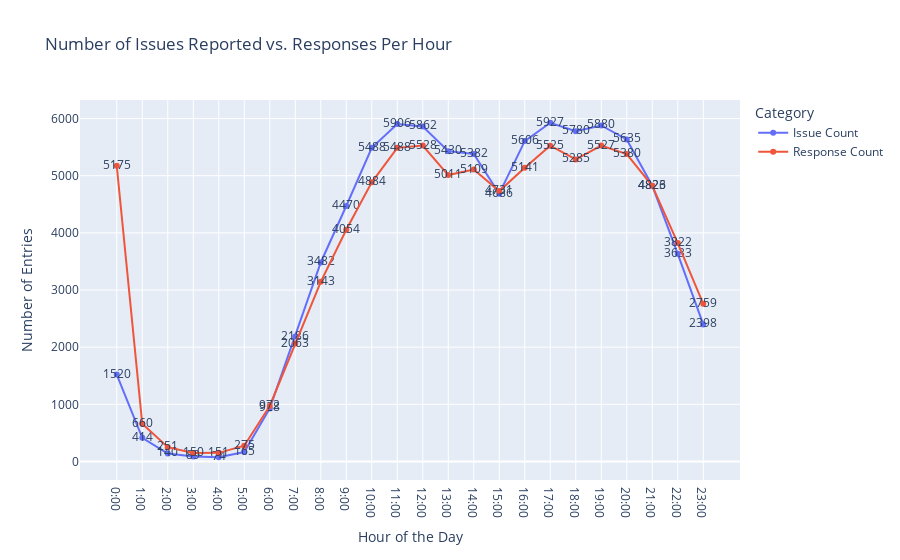

Source (notebook cell):
### Code cell
import plotly.express as px

time_of_issue = pd.to_datetime(processed_data['time_of_issue']).dt.hour
time_of_response = pd.to_datetime(processed_data['time_of_response']).dt.hour

# issues reported for each hour
issue_counts = time_of_issue.value_counts().sort_index().reset_index()
issue_counts.columns = ['Hour', 'Issue Count']

# responses for each hour
response_counts = time_of_response.value_counts().sort_index().reset_index()
response_counts.columns = ['Hour', 'Response Count']

# Merge the two datasets for comparison
comparison_df = pd.merge(
    issue_counts,
    response_counts,
    on='Hour',
    how='outer'
).fillna(0)  


comparison_df['Hour'] = comparison_df['Hour'].astype(int).astype(str) + ":00"

melted_df = comparison_df.melt(id_vars='Hour', var_name='Type', value_name='Count')

# line chart
fig = px.line(
    melted_df,
    x='Hour',
    y='Count',
    color='Type',
    text='Count',
    title='Number of Issues Reported vs. Responses Per Hour',
    labels={'Hour': 'Hour of the Day', 'Count': 'Number of Entries', 'Type': 'Category'},
    template='plotly'
)

fig.update_layout(
    xaxis=dict(dtick=1),  # Ensure ticks are at every hour
    yaxis=dict(showgrid=True),
   
)

### Figure 1 — Plotly figure (JSON) as saved in the notebook; plotly's stock layout.template omitted (floating-point values rounded to 4 significant figures)
{"data": [{"hovertemplate": "Category=Issue Count<br>Hour of the Day=%{x}<br>Number of Entries=%{text}<extra></extra>", "legendgroup": "Issue Count", "line": {"color": "#636efa", "dash": "solid"}, "marker": {"symbol": "circle"}, "mode": "lines+text+markers", "name": "Issue Count", "orientation": "v", "showlegend": true, "text": [1520, 414, 140, 89, 74, 165, 928, 2186, 3482, 4470, 5488, 5906, 5862, 5430, 5382, 4686, 5606, 5927, 5780, 5880, 5635, 4826, 3633, 2398], "type": "scatter", "x": ["0:00", "1:00", "2:00", "3:00", "4:00", "5:00", "6:00", "7:00", "8:00", "9:00", "10:00", "11:00", "12:00", "13:00", "14:00", "15:00", "16:00", "17:00", "18:00", "19:00", "20:00", "21:00", "22:00", "23:00"], "xaxis": "x", "y": [1520, 414, 140, 89, 74, 165, 928, 2186, 3482, 4470, 5488, 5906, 5862, 5430, 5382, 4686, 5606, 5927, 5780, 5880, 5635, 4826, 3633, 2398], "yaxis": "y"}, {"hovertemplate": "Category=Response Count<br>Hour of the Day=%{x}<br>Number of Entries=%{text}<extra></extra>", "legendgroup": "Response Count", "line": {"color": "#EF553B", "dash": "solid"}, "marker": {"symbol": "circle"}, "mode": "lines+text+markers", "name": "Response Count", "orientation": "v", "showlegend": true, "text": [5175, 660, 251, 150, 151, 275, 972, 2063, 3143, 4054, 4884, 5488, 5528, 5011, 5109, 4731, 5141, 5525, 5285, 5527, 5380, 4823, 3822, 2759], "type": "scatter", "x": ["0:00", "1:00", "2:00", "3:00", "4:00", "5:00", "6:00", "7:00", "8:00", "9:00", "10:00", "11:00", "12:00", "13:00", "14:00", "15:00", "16:00", "17:00", "18:00", "19:00", "20:00", "21:00", "22:00", "23:00"], "xaxis": "x", "y": [5175, 660, 251, 150, 151, 275, 972, 2063, 3143, 4054, 4884, 5488, 5528, 5011, 5109, 4731, 5141, 5525, 5285, 5527, 5380, 4823, 3822, 2759], "yaxis": "y"}], "layout": {"legend": {"title": {"text": "Category"}, "tracegroupgap": 0}, "title": {"text": "Number of Issues Reported vs. Responses Per Hour"}, "xaxis": {"anchor": "y", "domain": [0, 1], "dtick": 1, "title": {"text": "Hour of the Day"}}, "yaxis": {"anchor": "x", "domain": [0, 1], "showgrid": true, "title": {"text": "Number of Entries"}}}}
